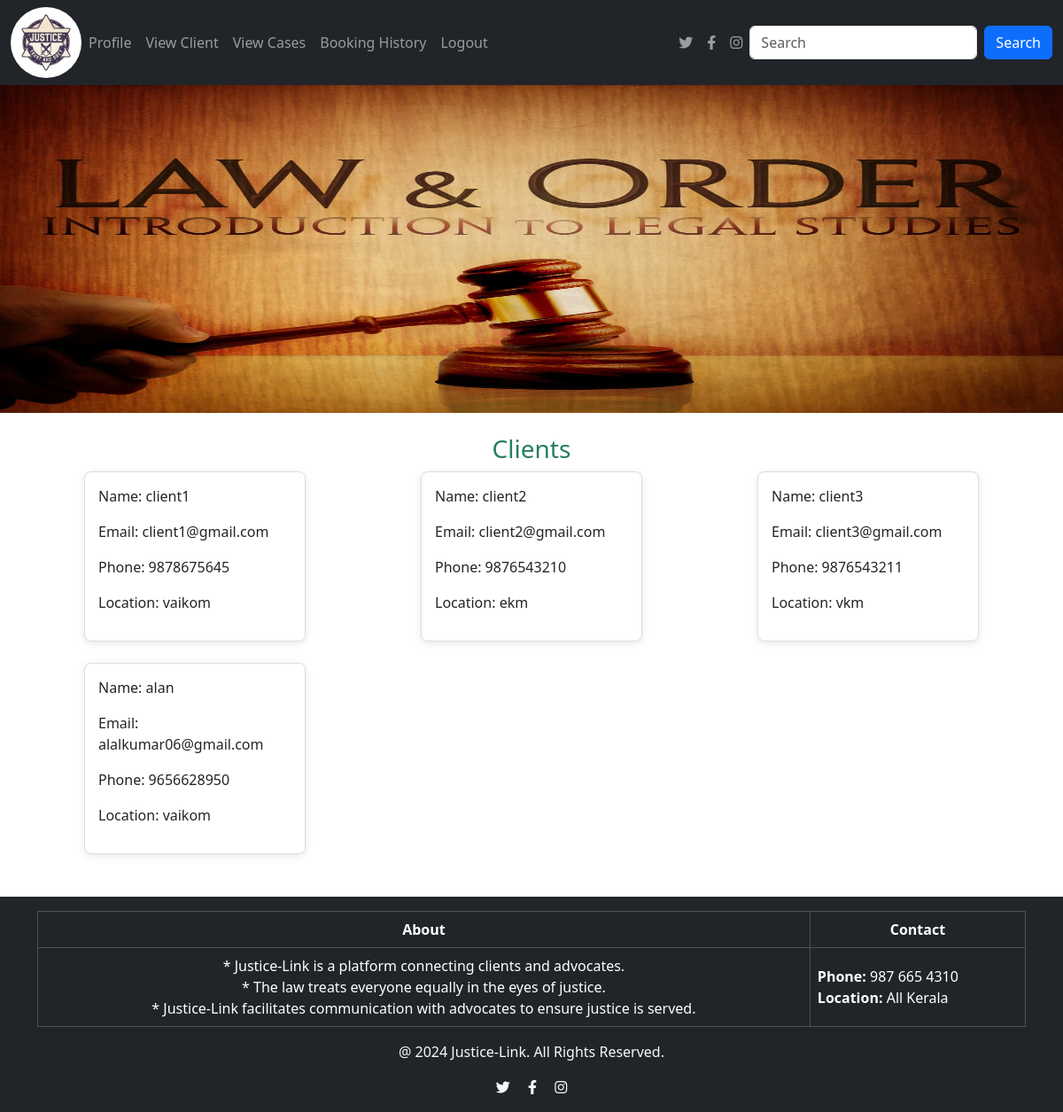
The page /viewclients on the database its author committed.
### app/models.py (models this page shows, shortened)
class Client(models.Model):
    Email = models.EmailField(unique=True)
    username = models.TextField()
    phonenumber = models.IntegerField()
    password = models.TextField()
    location= models.TextField()

### app/views.py (the view)
# urls.py: path('viewclients',views.viewclients),
def viewclients(req):
    data=Client.objects.all()
    return render(req,'Advocate/viewclients.html', {'data':data})

### template/Advocate/viewclients.html (shortened to what this page needs)
<!DOCTYPE html>
<html lang="en">
<head>
  <link href="https://cdn.jsdelivr.net/npm/bootstrap@5.3.3/dist/css/bootstrap.min.css" rel="stylesheet">
  <link href="https://cdnjs.cloudflare.com/ajax/libs/font-awesome/6.0.0-beta3/css/all.min.css" rel="stylesheet">
</head>
<body>
<nav class="navbar navbar-expand-sm navbar-dark bg-dark">
  <div class="container-fluid">
    <a href="../advocatehome" class="logo">
      <img src="static/1000_F_153564985_MLVK4XbezrFZnuAg5mlncjcQp82GaNcn.jpg" class="rounded-circle" alt="logo" width="80px" >
    </a>
    <div class="collapse navbar-collapse" id="mynavbar">
      <ul class="navbar-nav me-auto">
        <li class="nav-item"><a class="nav-link" href="../advocateprofile">Profile</a></li>
        <li class="nav-item"><a class="nav-link" href="../viewclients">View Client</a></li>
        <li class="nav-item"><a class="nav-link" href="../viewcases">View Cases</a></li>
        <li class="nav-item"><a class="nav-link" href="../bookinghistory">Booking History</a></li>
        <li class="nav-item"><a class="nav-link" href="../logout">Logout</a></li>
      </ul>
      <ul class="navbar-nav d-flex">
        <li class="nav-item"><a class="nav-link" href="https://twitter.com" target="_blank"><i class="fab fa-twitter"></i></a></li>
        <li class="nav-item"><a class="nav-link" href="https://facebook.com" target="_blank"><i class="fab fa-facebook-f"></i></a></li>
        <li class="nav-item"><a class="nav-link" href="https://instagram.com" target="_blank"><i class="fab fa-instagram"></i></a></li>
      </ul>
      <form class="d-flex">
        <input class="form-control me-2" type="text" placeholder="Search">
        <button class="btn btn-primary" type="button">Search</button>
      </form>
    </div>
  </div>
</nav>
<div>
  <img src="static/law-and-order_t.webp" alt="justice" width="100%" class="img">
</div>
<div class="container mt-4">
  <h3>Clients</h3>
  <div class="row">
    {% for i in data %}
    <div class="col-md-4 d-flex justify-content-center mb-4">
      <div class="product">
        <div class="description">
          <p class="price">Name: {{ i.username }}</p>
          <p>Email: {{ i.Email }}</p>
          <p class="phonenumber">Phone: {{ i.phonenumber }}</p>
          <p class="location">Location: {{ i.location }}</p>
        </div>
      </div>
    </div>
    {% endfor %}
  </div>
</div>
<footer class="bg-dark text-light text-center py-3 mt-4">
  <div class="container">
    <table class="table table-dark table-bordered">
      <thead class="thead-light">
        <tr>
          <th class="text-center">About</th>
          <th class="text-center">Contact</th>
        </tr>
      </thead>
      <tbody>
        <tr>
          <td class="text-justify align-middle">
            * Justice-Link is a platform connecting clients and advocates.
            <br>* The law treats everyone equally in the eyes of justice.
            <br>* Justice-Link facilitates communication with advocates to ensure justice is served.
          </td>
          <td class="text-start align-middle">
            <strong>Phone:</strong> 987 665 4310
            <br> <strong>Location:</strong> All Kerala
          </td>
        </tr>
      </tbody>
    </table>
    <p>@ 2024 Justice-Link. All Rights Reserved.</p>
    <div>
      <a href="https://twitter.com" target="_blank" class="text-light mx-2"><i class="fab fa-twitter"></i></a>
      <a href="https://facebook.com" target="_blank" class="text-light mx-2"><i class="fab fa-facebook-f"></i></a>
      <a href="https://instagram.com" target="_blank" class="text-light mx-2"><i class="fab fa-instagram"></i></a>
    </div>
  </div>
</footer>
</body>
</html>

### template/Advocate/viewclients.html (style rules this page uses)
.img { max-height: 370px; }
.product { background-color: white; border: 1px solid #ddd; border-radius: 8px; overflow: hidden; width: 250px; box-shadow: 0 2px 8px rgba(0, 0, 0, 0.1); transition: transform 0.2s ease-in-out; }
.product .description { padding: 15px; }
h3 { text-align: center; color: rgb(38, 126, 96); }

### rows shown on the page
Client: username "client1", Email "client1@gmail.com", phonenumber "9878675645", location "vaikom"
Client: username "client2", Email "client2@gmail.com", phonenumber "9876543210", location "ekm"
Client: username "client3", Email "client3@gmail.com", phonenumber "9876543211", location "vkm"
Client: username "alan", Email "alalkumar06@gmail.com", phonenumber "9656628950", location "vaikom"
